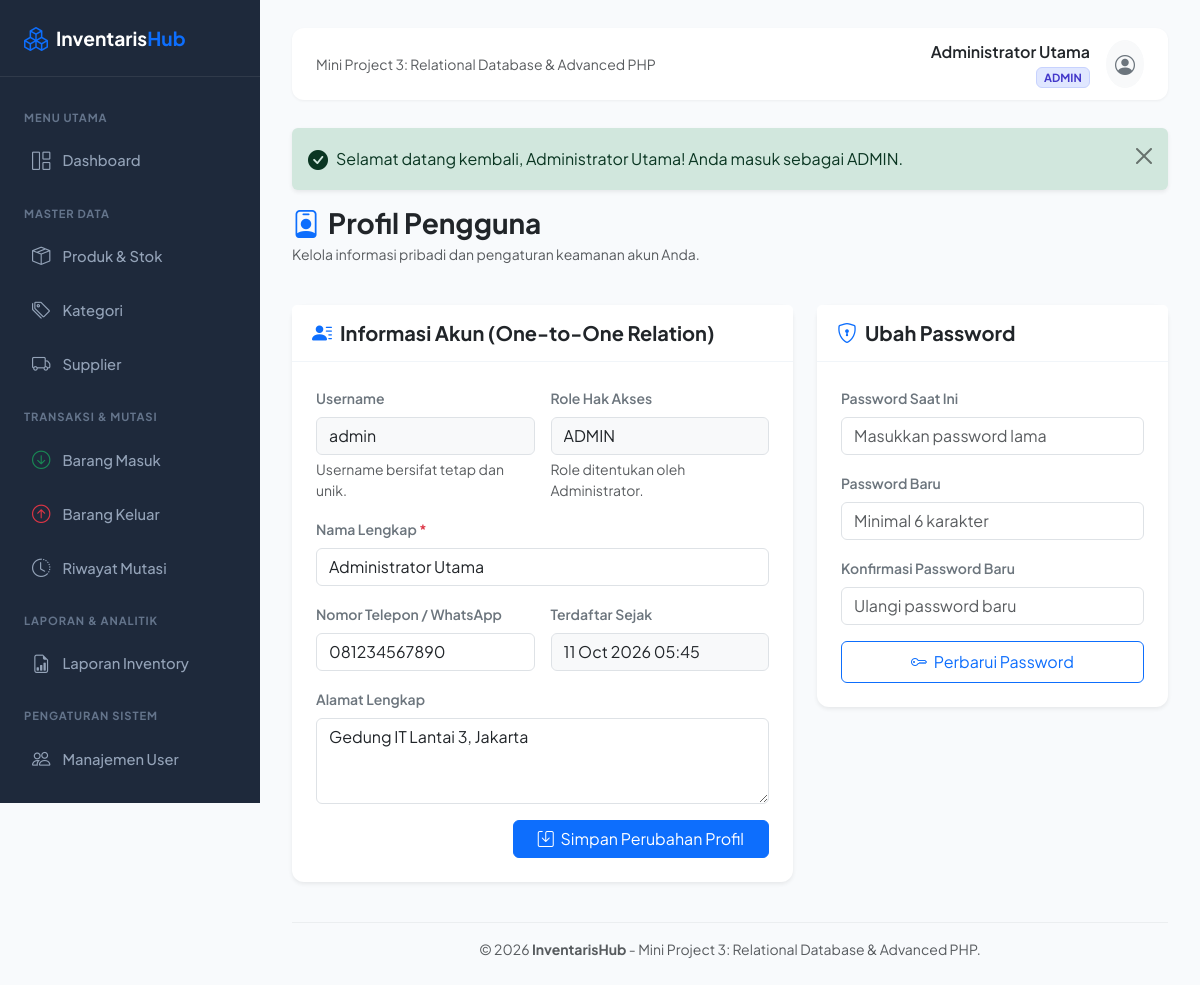
The app's page /profile.php (signed in) with its own data.
### tables this page shows
CREATE TABLE `user_profiles` (
    `id` INT PRIMARY KEY AUTO_INCREMENT,
    `user_id` INT NOT NULL UNIQUE,
    `full_name` VARCHAR(100) NOT NULL,
    `phone` VARCHAR(20) NULL,
    `address` TEXT NULL,
    `created_at` TIMESTAMP DEFAULT CURRENT_TIMESTAMP,
    CONSTRAINT `fk_profiles_user` FOREIGN KEY (`user_id`) 
        REFERENCES `users` (`id`) ON UPDATE CASCADE ON DELETE CASCADE
);

CREATE TABLE `users` (
    `id` INT PRIMARY KEY AUTO_INCREMENT,
    `username` VARCHAR(50) NOT NULL UNIQUE,
    `password_hash` VARCHAR(255) NOT NULL,
    `role` ENUM('admin', 'staff') NOT NULL DEFAULT 'staff',
    `created_at` TIMESTAMP DEFAULT CURRENT_TIMESTAMP
);

### helpers/auth.php (called while the page is built, shortened)
<?php
require_once __DIR__ . '/flash.php';
function base_url(string $path = ''): string {
    $scriptName = $_SERVER['SCRIPT_NAME'] ?? '';
    $pos = strpos($scriptName, '/Mini-Project-3-Inventory-Management-System');
    if ($pos !== false) {
        $base = '/Mini-Project-3-Inventory-Management-System';
    } else {
        $base = '';
    }
    $path = ltrim($path, '/');
    return $base . ($path ? '/' . $path : '');
}
function is_logged_in(): bool {
    return isset($_SESSION['user']) && !empty($_SESSION['user']['id']);
}
function current_user(): ?array {
    return $_SESSION['user'] ?? null;
}
function current_role(): ?string {
    return $_SESSION['user']['role'] ?? null;
}
function is_admin(): bool {
    return current_role() === 'admin';
}
        ?>

### helpers/escape.php (called while the page is built, shortened)
<?php
if (!function_exists('e')) {
    function e($value): string {
        return htmlspecialchars((string)$value, ENT_QUOTES, 'UTF-8');
    }
}
if (!function_exists('format_datetime')) {
    function format_datetime(?string $datetime): string {
        $time = strtotime($datetime);
        return date('d M Y H:i', $time);
    }
}

### helpers/flash.php (called while the page is built, shortened)
<?php
function get_flashes(): array {
    $flashes = $_SESSION['_flashes'] ?? [];
    return $flashes;
}

### public/profile.php (the view, shortened to what this page needs)
<?php
require_once __DIR__ . '/../config/database.php';
require_once __DIR__ . '/../helpers/auth.php';
require_once __DIR__ . '/../helpers/escape.php';
require_once __DIR__ . '/../helpers/flash.php';
$userId = current_user()['id'];
$stmt = $pdo->prepare("
    SELECT u.id, u.username, u.role, u.created_at, up.full_name, up.phone, up.address
    FROM users u
    LEFT JOIN user_profiles up ON up.user_id = u.id
    WHERE u.id = :id
");
$stmt->execute(['id' => $userId]);
$profileData = $stmt->fetch();
require_once __DIR__ . '/../views/header.php';
?>
<div class="row mb-4">
    <div class="col-12">
        <h3 class="fw-bold text-dark mb-1"><i class="bi bi-person-badge text-primary me-2"></i>Profil Pengguna</h3>
        <p class="text-muted small">Kelola informasi pribadi dan pengaturan keamanan akun Anda.</p>
    </div>
</div>
<div class="row g-4">
    <div class="col-lg-7">
        <div class="card shadow-sm">
            <div class="card-header bg-white py-3">
                <h5 class="card-title mb-0 fw-bold"><i class="bi bi-person-lines-fill text-primary me-2"></i>Informasi Akun (One-to-One Relation)</h5>
            </div>
            <div class="card-body p-4">
                <form method="POST" action="profile.php">
                    <div class="row g-3">
                        <div class="col-md-6">
                            <label class="form-label fw-semibold text-secondary small">Username</label>
                            <input type="text" class="form-control bg-light" value="<?= e($profileData['username']) ?>" disabled>
                            <div class="form-text">Username bersifat tetap dan unik.</div>
                        </div>
                        <div class="col-md-6">
                            <label class="form-label fw-semibold text-secondary small">Role Hak Akses</label>
                            <input type="text" class="form-control bg-light" value="<?= e(strtoupper($profileData['role'])) ?>" disabled>
                            <div class="form-text">Role ditentukan oleh Administrator.</div>
                        </div>
                        <div class="col-12">
                            <label class="form-label fw-semibold text-secondary small">Nama Lengkap <span class="text-danger">*</span></label>
                            <input type="text" name="full_name" class="form-control" value="<?= e($profileData['full_name'] ?? '') ?>" required>
                        </div>
                        <div class="col-md-6">
                            <label class="form-label fw-semibold text-secondary small">Nomor Telepon / WhatsApp</label>
                            <input type="text" name="phone" class="form-control" value="<?= e($profileData['phone'] ?? '') ?>" placeholder="Contoh: 08123456789">
                        </div>
                        <div class="col-md-6">
                            <label class="form-label fw-semibold text-secondary small">Terdaftar Sejak</label>
                            <input type="text" class="form-control bg-light" value="<?= format_datetime($profileData['created_at']) ?>" disabled>
                        </div>
                        <div class="col-12">
                            <label class="form-label fw-semibold text-secondary small">Alamat Lengkap</label>
                            <textarea name="address" rows="3" class="form-control" placeholder="Alamat tinggal atau kantor"><?= e($profileData['address'] ?? '') ?></textarea>
                        </div>
                        <div class="col-12 text-end">
                            <button type="submit" class="btn btn-primary px-4">
                                <i class="bi bi-save me-1"></i> Simpan Perubahan Profil
                            </button>
                        </div>
                    </div>
                </form>
            </div>
        </div>
    </div>
    <div class="col-lg-5">
        <div class="card shadow-sm">
            <div class="card-header bg-white py-3">
                <h5 class="card-title mb-0 fw-bold"><i class="bi bi-shield-lock text-primary me-2"></i>Ubah Password</h5>
            </div>
            <div class="card-body p-4">
                <form method="POST" action="profile.php">
                    <div class="mb-3">
                        <label class="form-label fw-semibold text-secondary small">Password Saat Ini</label>
                        <input type="password" name="old_password" class="form-control" required placeholder="Masukkan password lama">
                    </div>
                    <div class="mb-3">
                        <label class="form-label fw-semibold text-secondary small">Password Baru</label>
                        <input type="password" name="new_password" class="form-control" required placeholder="Minimal 6 karakter">
                    </div>
                    <div class="mb-3">
                        <label class="form-label fw-semibold text-secondary small">Konfirmasi Password Baru</label>
                        <input type="password" name="confirm_password" class="form-control" required placeholder="Ulangi password baru">
                    </div>
                    <button type="submit" class="btn btn-outline-primary w-100 py-2">
                        <i class="bi bi-key me-1"></i> Perbarui Password
                    </button>
                </form>
            </div>
        </div>
    </div>
</div>
<?php require_once __DIR__ . '/../views/footer.php'; ?>

### views/header.php (shortened to what this page needs)
<?php
require_once __DIR__ . '/../helpers/auth.php';
require_once __DIR__ . '/../helpers/escape.php';
require_once __DIR__ . '/../helpers/flash.php';
$currentUser = current_user();
?>
<!DOCTYPE html>
<html lang="id">
<head>
    <link href="https://cdn.jsdelivr.net/npm/bootstrap@5.3.3/dist/css/bootstrap.min.css" rel="stylesheet">
    <link href="https://cdn.jsdelivr.net/npm/bootstrap-icons@1.11.3/font/bootstrap-icons.min.css" rel="stylesheet">
</head>
<body>
<?php if (is_logged_in()): ?>
    <aside class="sidebar" id="sidebarMenu">
        <div class="brand">
            <i class="bi bi-boxes text-primary me-2 fs-4"></i>
            <span>Inventaris<span class="text-primary">Hub</span></span>
        </div>
        <div class="py-3">
            <div class="sidebar-heading">Menu Utama</div>
            <a href="<?= base_url('public/dashboard.php') ?>" class="nav-link <?= strpos($_SERVER['SCRIPT_NAME'], 'dashboard.php') !== false ? 'active' : '' ?>">
                <i class="bi bi-grid-1x2"></i> Dashboard
            </a>
            <div class="sidebar-heading">Master Data</div>
            <a href="<?= base_url('public/products/index.php') ?>" class="nav-link <?= strpos($_SERVER['SCRIPT_NAME'], '/products/') !== false ? 'active' : '' ?>">
                <i class="bi bi-box-seam"></i> Produk & Stok
            </a>
            <?php if (is_admin()): ?>
            <a href="<?= base_url('public/categories/index.php') ?>" class="nav-link <?= strpos($_SERVER['SCRIPT_NAME'], '/categories/') !== false ? 'active' : '' ?>">
                <i class="bi bi-tags"></i> Kategori
            </a>
            <a href="<?= base_url('public/suppliers/index.php') ?>" class="nav-link <?= strpos($_SERVER['SCRIPT_NAME'], '/suppliers/') !== false ? 'active' : '' ?>">
                <i class="bi bi-truck"></i> Supplier
            </a>
            <?php endif; ?>
            <div class="sidebar-heading">Transaksi & Mutasi</div>
            <a href="<?= base_url('public/stock/in.php') ?>" class="nav-link <?= strpos($_SERVER['SCRIPT_NAME'], '/stock/in.php') !== false ? 'active' : '' ?>">
                <i class="bi bi-arrow-down-circle text-success"></i> Barang Masuk
            </a>
            <a href="<?= base_url('public/stock/out.php') ?>" class="nav-link <?= strpos($_SERVER['SCRIPT_NAME'], '/stock/out.php') !== false ? 'active' : '' ?>">
                <i class="bi bi-arrow-up-circle text-danger"></i> Barang Keluar
            </a>
            <a href="<?= base_url('public/stock/history.php') ?>" class="nav-link <?= strpos($_SERVER['SCRIPT_NAME'], '/stock/history.php') !== false ? 'active' : '' ?>">
                <i class="bi bi-clock-history"></i> Riwayat Mutasi
            </a>
            <div class="sidebar-heading">Laporan & Analitik</div>
            <a href="<?= base_url('public/reports/index.php') ?>" class="nav-link <?= strpos($_SERVER['SCRIPT_NAME'], '/reports/') !== false ? 'active' : '' ?>">
                <i class="bi bi-file-earmark-bar-graph"></i> Laporan Inventory
            </a>
            <?php if (is_admin()): ?>
            <div class="sidebar-heading">Pengaturan Sistem</div>
            <a href="<?= base_url('public/users/index.php') ?>" class="nav-link <?= strpos($_SERVER['SCRIPT_NAME'], '/users/') !== false ? 'active' : '' ?>">
                <i class="bi bi-people"></i> Manajemen User
            </a>
            <?php endif; ?>
        </div>
    </aside>
    <main class="main-content">
        <header class="topbar">
            <div class="d-flex align-items-center">
                <div class="d-none d-sm-block">
                    <span class="text-muted small">Mini Project 3: Relational Database & Advanced PHP</span>
                </div>
            </div>
            <div class="d-flex align-items-center gap-3">
                <div class="text-end d-none d-md-block">
                    <div class="fw-semibold text-dark"><?= e($currentUser['full_name'] ?? $currentUser['username']) ?></div>
                    <span class="badge <?= is_admin() ? 'badge-admin' : 'badge-staff' ?> text-uppercase" style="font-size:0.7rem;">
                        <?= e($currentUser['role']) ?>
                    </span>
                </div>
                <div class="dropdown">
                    <button class="btn btn-light rounded-circle p-2 dropdown-toggle-split" type="button" data-bs-toggle="dropdown" aria-expanded="false">
                        <i class="bi bi-person-circle fs-5 text-secondary"></i>
                    </button>
                </div>
            </div>
        </header>
        <?php foreach (get_flashes() as $flash): ?>
            <div class="alert alert-<?= e($flash['type']) ?> alert-dismissible fade show shadow-sm border-0" role="alert">
                <div class="d-flex align-items-center">
                    <?php if ($flash['type'] === 'success'): ?>
                        <i class="bi bi-check-circle-fill me-2 fs-5"></i>
                    <?php elseif ($flash['type'] === 'danger'): ?>
                        <i class="bi bi-exclamation-octagon-fill me-2 fs-5"></i>
                    <?php elseif ($flash['type'] === 'warning'): ?>
                        <i class="bi bi-exclamation-triangle-fill me-2 fs-5"></i>
                    <?php else: ?>
                        <i class="bi bi-info-circle-fill me-2 fs-5"></i>
                    <?php endif; ?>
                    <div><?= e($flash['message']) ?></div>
                </div>
                <button type="button" class="btn-close" data-bs-dismiss="alert" aria-label="Close"></button>
            </div>
        <?php endforeach; ?>
<?php endif; ?>

### views/header.php (style rules this page uses)
:root { --bs-body-font-family: 'Plus Jakarta Sans', system-ui, -apple-system, sans-serif; --brand-primary: #3b82f6; --brand-dark: #0f172a; --sidebar-bg: #1e293b; --sidebar-hover: #334155; --sidebar-active: #2563eb; }
body { background-color: #f8fafc; color: #334155; }
.sidebar { min-height: 100vh; background-color: var(--sidebar-bg); color: #e2e8f0; width: 260px; position: fixed; top: 0; left: 0; z-index: 1000; transition: all 0.3s; }
.sidebar .brand { padding: 1.25rem 1.5rem; font-size: 1.2rem; font-weight: 700; color: #ffffff; display: flex; align-items: center; border-bottom: 1px solid rgba(255, 255, 255, 0.08); }
.sidebar .nav-link { color: #94a3b8; padding: 0.75rem 1.25rem; display: flex; align-items: center; border-radius: 8px; margin: 0.15rem 0.75rem; font-weight: 500; font-size: 0.92rem; transition: all 0.2s; }
.sidebar .nav-link i { font-size: 1.15rem; margin-right: 0.75rem; }
.sidebar-heading { text-transform: uppercase; font-size: 0.7rem; letter-spacing: 0.08em; color: #64748b; padding: 1rem 1.5rem 0.4rem; font-weight: 700; }
.main-content { margin-left: 260px; padding: 1.75rem 2rem; min-height: 100vh; display: flex; flex-direction: column; }
.topbar { background: #ffffff; border-radius: 12px; padding: 0.75rem 1.5rem; box-shadow: 0 1px 3px rgba(0,0,0,0.05); margin-bottom: 1.75rem; display: flex; justify-content: space-between; align-items: center; }
.card { border: none; border-radius: 12px; box-shadow: 0 1px 3px rgba(0,0,0,0.05); }
.card-header { background-color: #ffffff; border-bottom: 1px solid #f1f5f9; font-weight: 600; padding: 1rem 1.25rem; }
.badge-admin { background-color: #e0e7ff; color: #4338ca; border: 1px solid #c7d2fe; }

### records on screen
user_profiles: full_name "Administrator Utama", user.role "ADMIN", user.username "admin", phone "081234567890", user.created_at "11 Oct 2026 05:45", address "Gedung IT Lantai 3, Jakarta"

### other values on screen
$flash['message'] "Selamat datang kembali, Administrator Utama! Anda masuk sebagai ADMIN."
